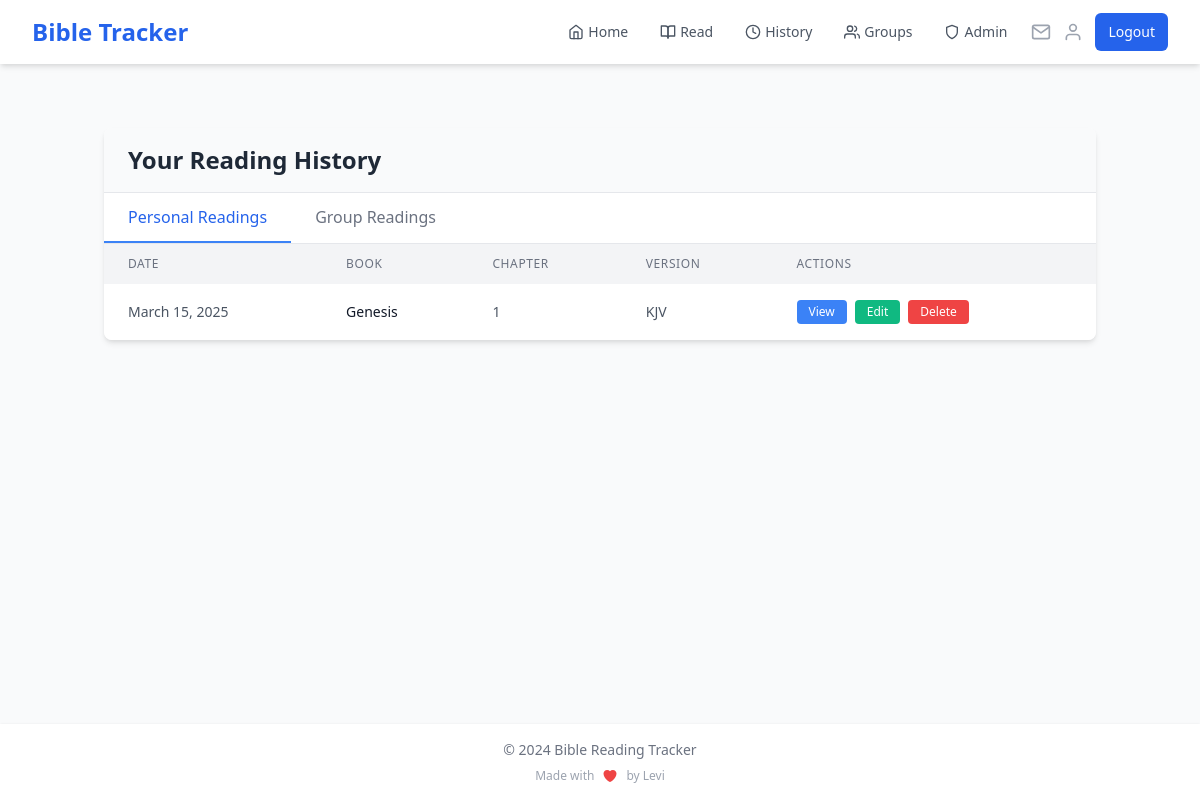
The app's page /history (signed in), older data.
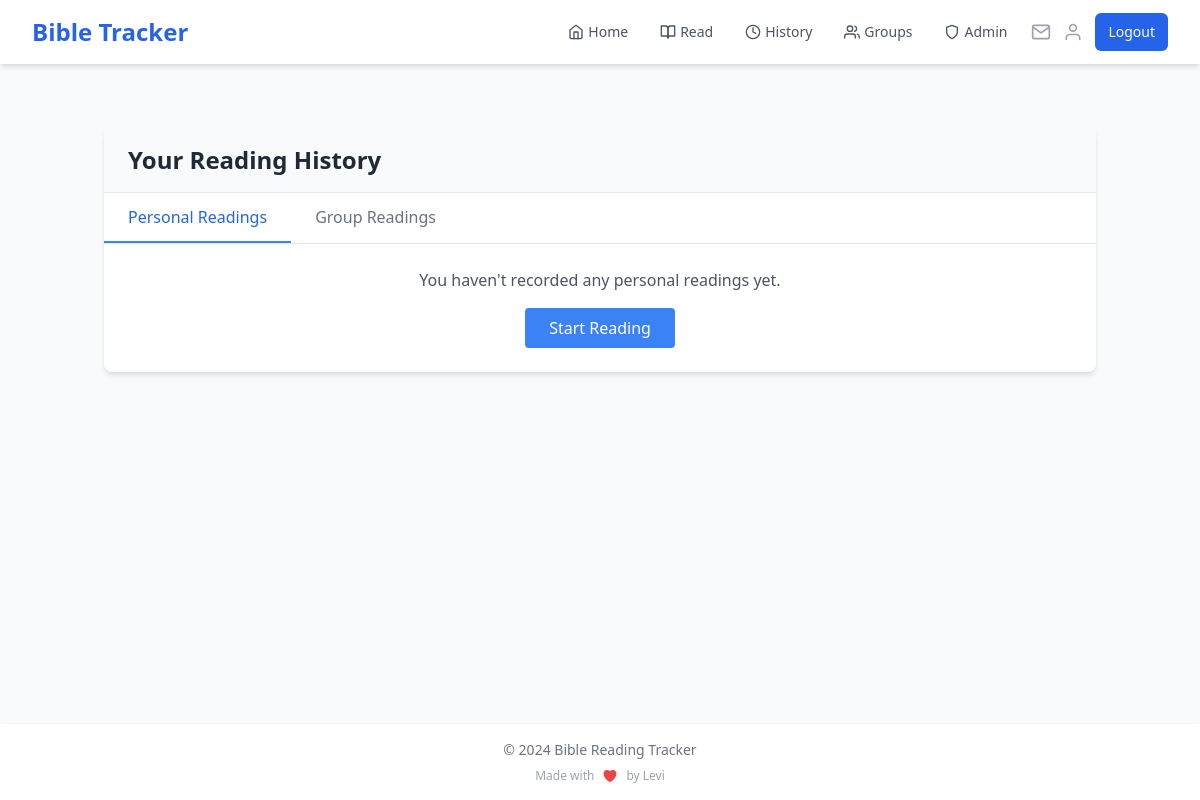
The same page, newer data.
### app.py (models this page shows)
class Reading(db.Model):
    __table_args__ = (
        db.Index('idx_user_date', 'user_id', 'date'),
    )
    id = db.Column(db.Integer, primary_key=True)
    user_id = db.Column(db.Integer, db.ForeignKey('user.id'), nullable=False)
    book = db.Column(db.String(50), nullable=False)
    chapter = db.Column(db.Integer, nullable=False)
    verses = db.Column(db.String(200))
    highlights = db.Column(db.Text)
    date = db.Column(db.DateTime, default=datetime.utcnow, index=True)
    bible_version = db.Column(db.String(10), default='KJV')

### app.py (the view, shortened to what this page needs)
@app.route('/history')
@login_required
def history():
    page = request.args.get('page', 1, type=int)
    reading_type = request.args.get('type', 'personal')
    if reading_type == 'personal':
        readings = Reading.query.filter_by(user_id=current_user.id) \
            .order_by(Reading.date.desc()) \
            .paginate(page=page, per_page=10)
    def format_date(date):
        return date.strftime("%B %d, %Y")
    return render_template('history.html',
                           readings=readings,
                           reading_type=reading_type,
                           format_date=format_date)

### app.py (called while the page is built)
@login_manager.user_loader
def load_user(user_id):
    if 'user_id' in session:
        return User.query.get(int(session['user_id']))
    return None

@app.context_processor
def inject_user_name():
    if current_user.is_authenticated:
        return dict(user_name=current_user.name)
    return dict(user_name='Guest')

@app.context_processor
def inject_invitation_count():
    if current_user.is_authenticated:
        invitation_count = GroupInvitation.query.filter(
            GroupInvitation.email == current_user.email,
            GroupInvitation.used == False,
            GroupInvitation.expires_at > datetime.utcnow()
        ).count()
        return dict(invitation_count=invitation_count)
    return dict(invitation_count=0)

### templates/history.html (shortened to what the changed rows need)
{% extends "base.html" %}
{% block content %}
<div class="container mx-auto px-4 py-8">
    <div class="bg-white shadow-md rounded-lg overflow-hidden">
        <div class="px-6 py-4 bg-gray-50 border-b border-gray-200">
            <h1 class="text-2xl font-bold text-gray-800">Your Reading History</h1>
        </div>
        {% if readings.items %}
        <div class="hidden md:block overflow-x-auto">
            <table class="w-full">
                <thead class="bg-gray-100">
                    <tr>
                        <th class="px-6 py-3 text-left text-xs font-medium text-gray-500 uppercase tracking-wider">Date</th>
                        <th class="px-6 py-3 text-left text-xs font-medium text-gray-500 uppercase tracking-wider">Book</th>
                        <th class="px-6 py-3 text-left text-xs font-medium text-gray-500 uppercase tracking-wider">Chapter</th>
                        {% if reading_type == 'personal' %}
                        <th class="px-6 py-3 text-left text-xs font-medium text-gray-500 uppercase tracking-wider">Version</th>
                        {% endif %}
                        <th class="px-6 py-3 text-left text-xs font-medium text-gray-500 uppercase tracking-wider">Actions</th>
                    </tr>
                </thead>
                <tbody class="bg-white divide-y divide-gray-200">
                    {% if reading_type == 'personal' %}
                        {% for reading in readings.items %}
                        <tr class="hover:bg-gray-50 transition duration-200 cursor-pointer reading-row"
                            data-reading-id="{{ reading.id }}"
                            data-reading-type="personal">
                            <td class="px-6 py-4 whitespace-nowrap text-sm text-gray-600">
                                {{ format_date(reading.date) }}
                            </td>
                            <td class="px-6 py-4 whitespace-nowrap text-sm text-gray-900">{{ reading.book }}</td>
                            <td class="px-6 py-4 whitespace-nowrap text-sm text-gray-600">{{ reading.chapter }}</td>
                            <td class="px-6 py-4 whitespace-nowrap text-sm text-gray-600">{{ reading.bible_version }}</td>
                            <td class="px-6 py-4 whitespace-nowrap text-sm text-gray-600 flex space-x-2">
                                <button class="view-button bg-blue-500 hover:bg-blue-600 text-white px-3 py-1 rounded text-xs transition duration-200"
                                        data-reading-id="{{ reading.id }}"
                                        data-reading-type="personal">
                                    View
                                </button>
                                <a href="{{ url_for('edit_reading', reading_id=reading.id) }}" class="edit-button bg-green-500 hover:bg-green-600 text-white px-3 py-1 rounded text-xs transition duration-200">
                                    Edit
                                </a>
                                <button class="delete-button bg-red-500 hover:bg-red-600 text-white px-3 py-1 rounded text-xs transition duration-200"
                                        data-reading-id="{{ reading.id }}"
                                        data-reading-type="personal">
                                    Delete
                                </button>
                            </td>
                        </tr>
                        {% endfor %}
                    {% endif %}
                </tbody>
            </table>
        </div>
        {% else %}
        <div class="p-6 text-center text-gray-600">
            <p>You haven't recorded any {{ reading_type }} readings yet.</p>
            {% if reading_type == 'personal' %}
            <a href="{{ url_for('read') }}" class="mt-4 inline-block px-6 py-2 bg-blue-500 text-white rounded hover:bg-blue-600 transition duration-300">
                Start Reading
            </a>
            {% else %}
            <a href="{{ url_for('list_groups') }}" class="mt-4 inline-block px-6 py-2 bg-blue-500 text-white rounded hover:bg-blue-600 transition duration-300">
                View Your Groups
            </a>
            {% endif %}
        </div>
        {% endif %}
    </div>
</div>
{% endblock %}

Row changes from the older to the newer data that the page shows:
removed Reading: date "March 15, 2025", book "Genesis", chapter "1", bible_version "KJV"
Text that changed along with them:
{{ reading_type }}: (not shown) → "personal"
text no longer shown: "DATE BOOK CHAPTER VERSION ACTIONS"
text now shown: "You haven't recorded any readings yet. Start Reading"
